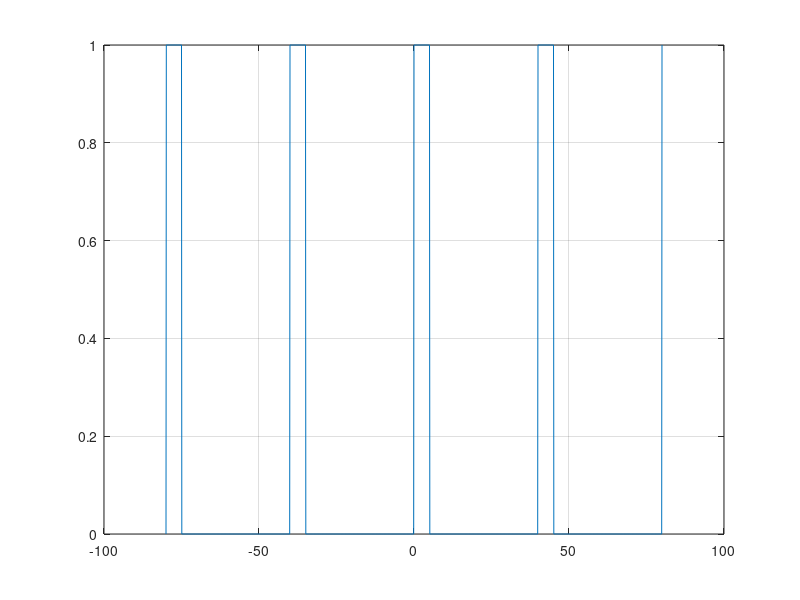
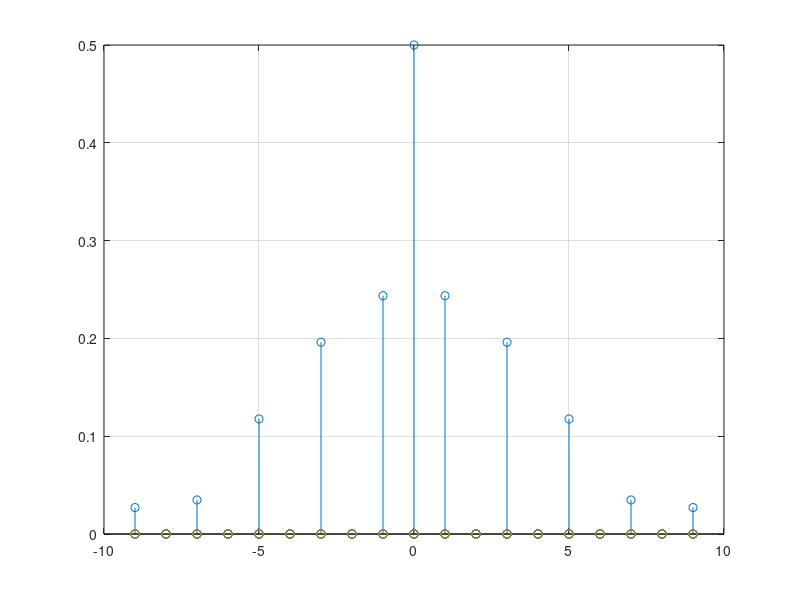
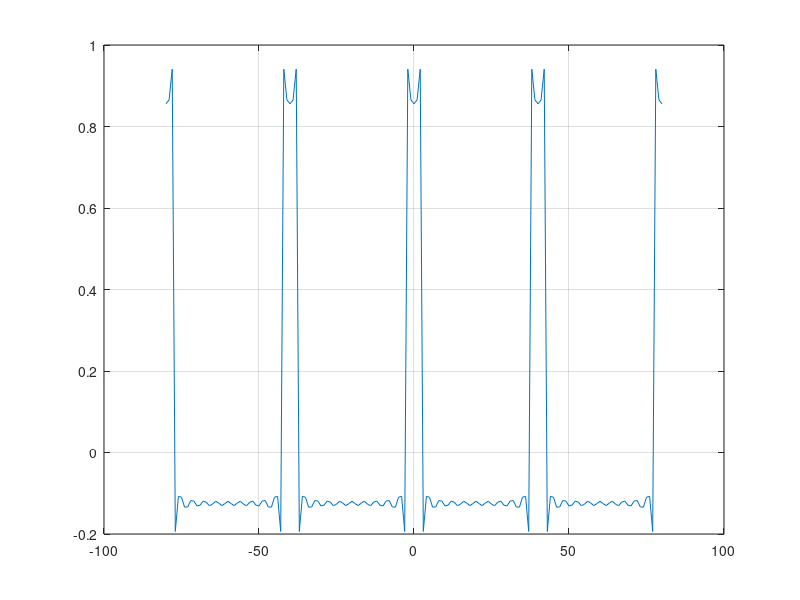

These charts were generated, in order, by the following MATLAB code:
D=5;
m=1/5;
t=-80:0.1:80;
P=40;
c=1;
s=zeros(1,length(t));
w0=2*pi/P;

j=0;

for i=40:0.1:120
    j=j+1;
    c=floor(i/P);
    i=i-c*P;
    
    if(j==1)
        s(1,j+800)=m*(t(j+800));
    else if (i<=5)
            s(1,j+800)=1;
        else if (i>=5)
                s(1,j+800)=0;
            end
        end
    end
end

j=0;

for i=40:0.1:120
    j=j+1;
    c=floor(i/P);
    i=i-c*P;
    
    if(j==1)
        s(1,j)=m*(t(j+800));
    else if (i<=5)
            s(1,j)=1;
        else if (i>=5)
                s(1,j)=0;
            end
        end
    end
end


N=50;

p=-9:1:9;

Ak=zeros(length(2*p));
Ak(10)=0.5;

for k=1:2:9
       Ak(k+10)=2*abs(1/(k*pi)*sin(k*pi*5/40));
        Ak(10-k)=Ak(k+10);
end

r=linspace(-80,80,161);
f=0*r;

for k=-N:1:N
    
   if (k==0)
       continue;
   end
   
   C_k=1/(k*pi)*sin(k*pi*5/40);

   f_k=C_k*exp(1j*k*w0*r);
   f=f+f_k;
   
    
end



figure (1)

plot(t,s),grid;

figure (2)

stem(p,Ak),grid;

figure (3)

plot(r,f),grid;